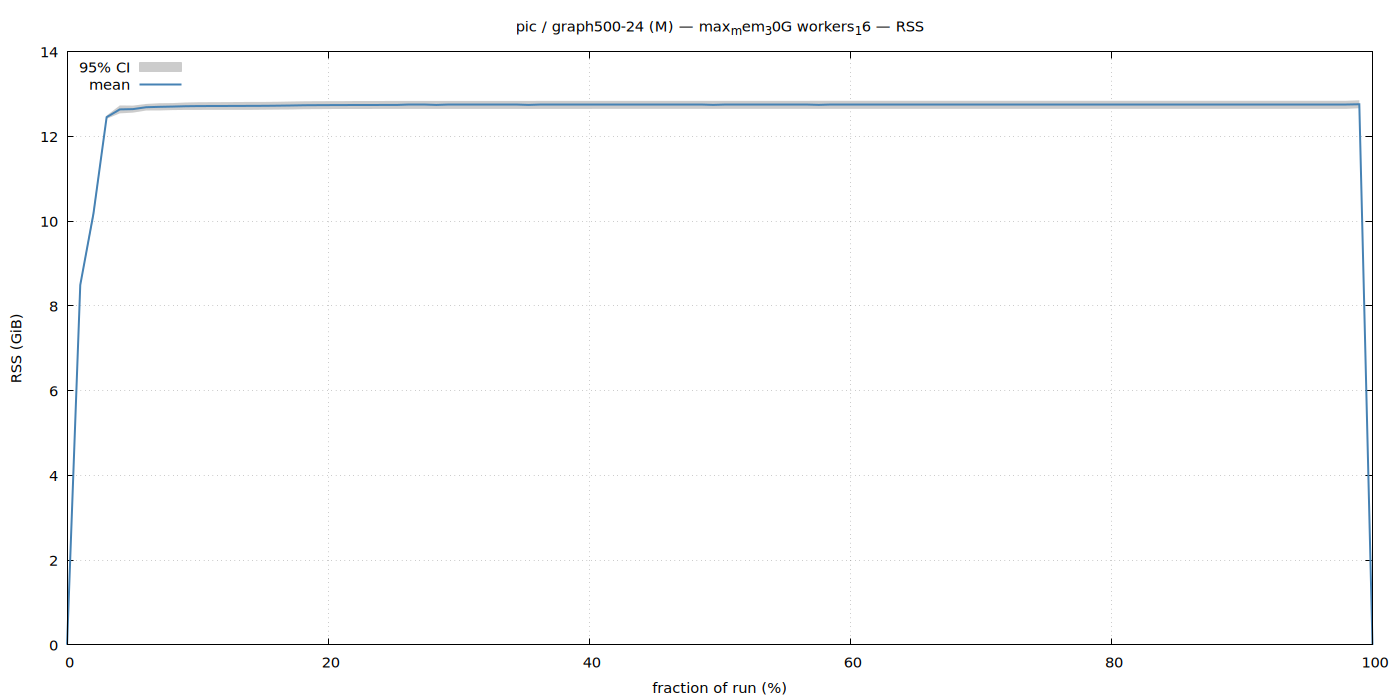

Reproduce this figure in gnuplot.
set terminal pngcairo size 1400,700 enhanced font 'Sans,11'
set output '/home/ubuntu/nvm/gfrs/pic/M/graph500-24/max_mem_30G_workers_16/rss.png'
set title "pic / graph500-24 (M) — max_mem_30G workers_16 — RSS"
set xlabel 'fraction of run (%)'
set ylabel 'RSS (GiB)'
set grid
set key top left
set yrange [0:*]
plot '/home/ubuntu/nvm/gfrs/pic/M/graph500-24/max_mem_30G_workers_16/rss.dat' using 1:3:4 with filledcurves lc rgb '#cccccc' title '95% CI', \
     '' using 1:2 with lines lw 2 lc rgb '#4682b4' title 'mean'
